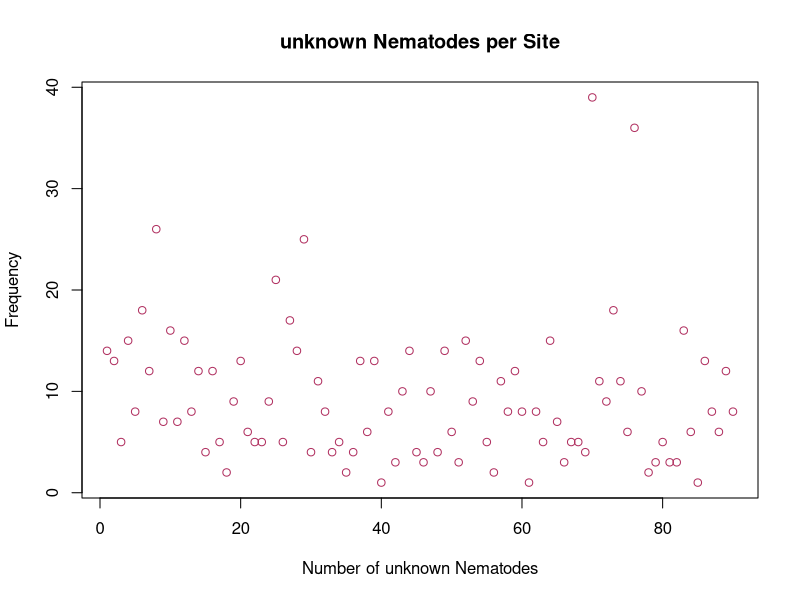

The R script that drew this image:
nematode <- read.csv("nematode.csv")

unknown <- nematode$Unknown

plot(nematode$Unknown, 
     breaks = 15,
     col = "maroon", 
     xlab = "Number of unknown Nematodes",
     ylab = "Frequency",
     main = "unknown Nematodes per Site")
